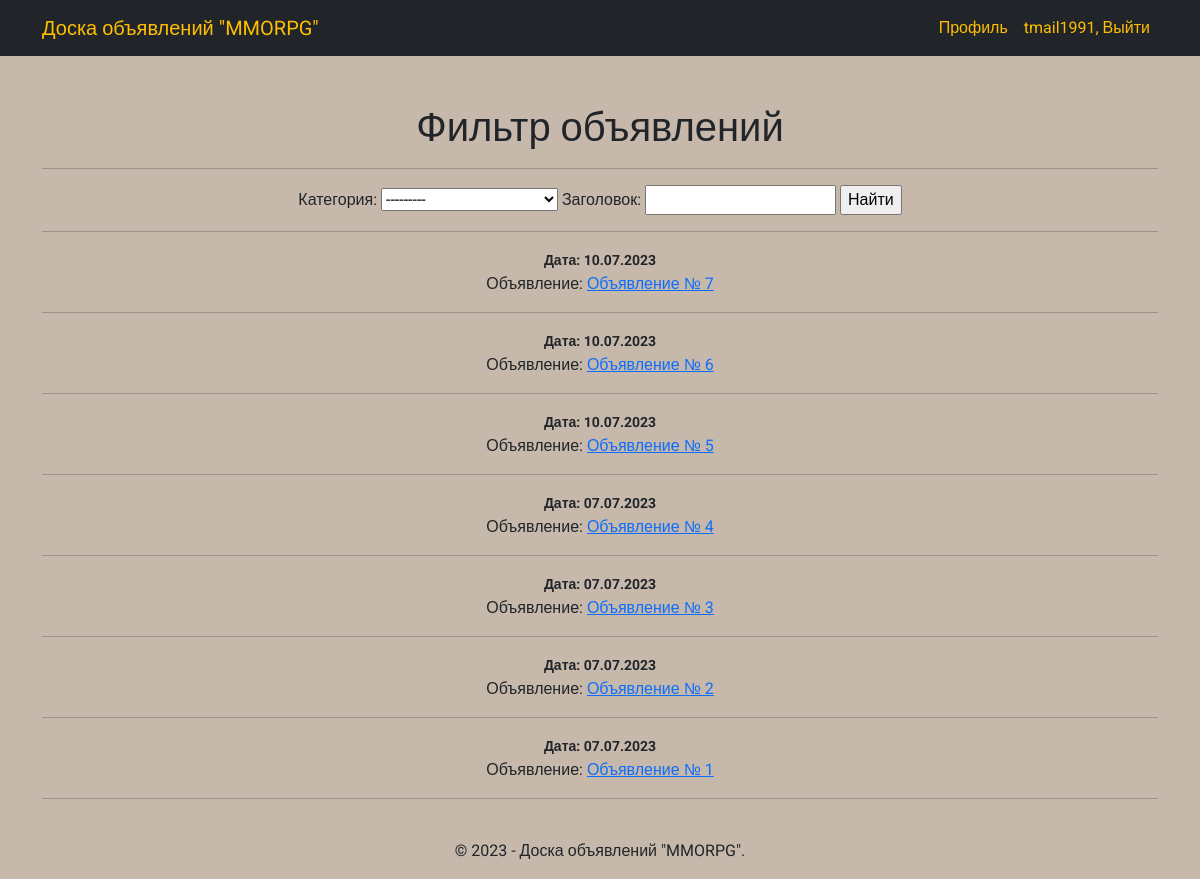
The page /filter/ (signed in) on the database as committed earlier.
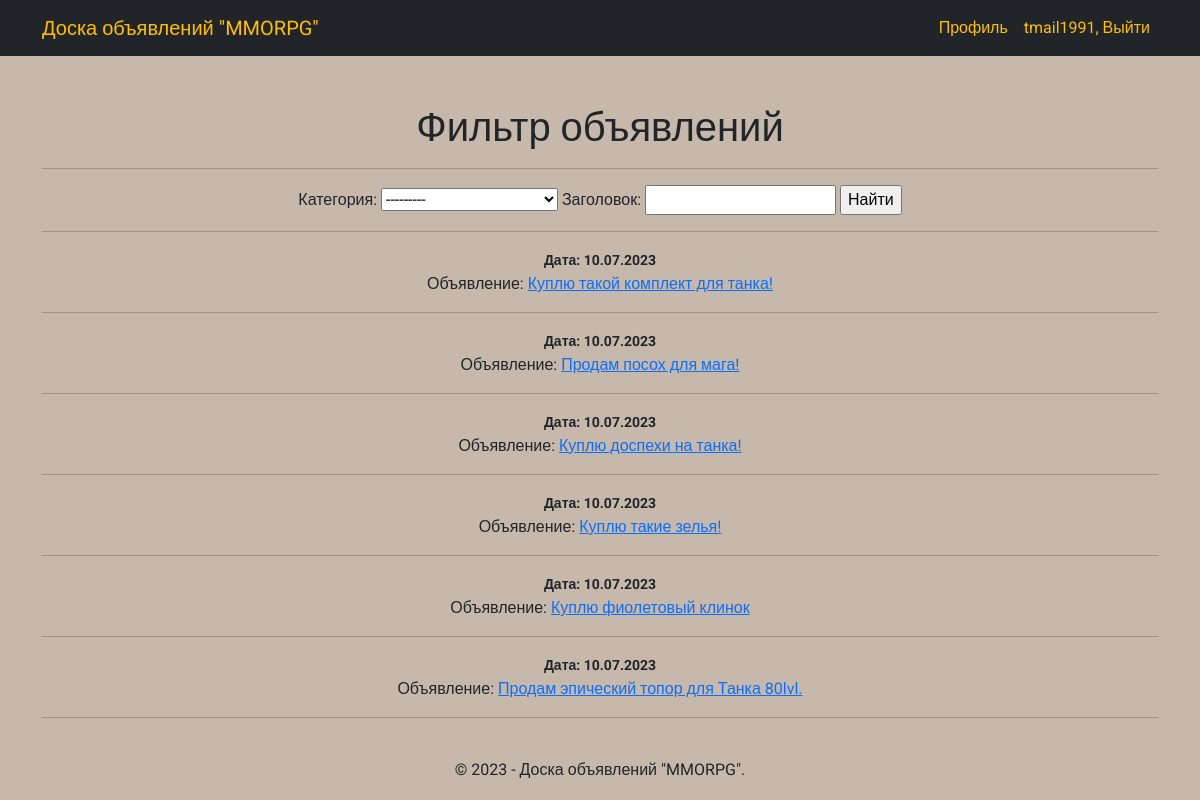
The same page on the database as committed later.
### mmorpg/models.py (models this page shows, shortened)
class Post(models.Model):
    author_post = models.ForeignKey(User, on_delete=models.CASCADE, verbose_name='Автор')
    title_post = models.CharField(max_length=255, verbose_name='Заголовок')
    text_post = RichTextUploadingField(verbose_name='Контент')
    category_post = models.ForeignKey(Category, on_delete=models.CASCADE, verbose_name='Категория')
    date_post = models.DateTimeField(auto_now_add=True, verbose_name='Дата')
    class Meta:
        verbose_name = 'Объявление'
        verbose_name_plural = 'Объявления'
    def get_absolute_url(self):
        return reverse('post_detail', args=[str(self.pk)])

### mmorpg/views.py (the view)
# urls.py: path('filter/', Search.as_view(), name='filter'),
class Search(FilterView):
    model = Post
    ordering = '-date_post'
    template_name = 'filter.html'
    context_object_name = 'search'
    filterset_class = SearchFilter
    def get_queryset(self):
        queryset = super().get_queryset().filter(author_post=self.request.user)
        return queryset
    def get_context_data(self, *, object_list=None, **kwargs):
        context = super().get_context_data(**kwargs)
        context['filterset'] = self.filterset
        return context

### mmorpg/models.py (called while the page is built)
    def __str__(self):
        return f'{self.name}'

### templates/filter.html (shortened to what this page needs)
{% extends 'index.html' %}
    {% block content %}
    <h1>Фильтр объявлений</h1>
    <hr>
    <form action="" method="get">
       {{ filterset.form.as_table }}
       <input type="submit" value="Найти" />
   </form>
    <hr>
    {% for n in filterset.qs %}
        <small class="fw-bold">Дата: {{ n.date_post | date:"d.m.Y" }}</small>
    <p>Объявление: <a href="{{ n.get_absolute_url }}">{{ n.title_post }}</a></p>
    <hr>
    {% endfor %}
    {% endblock content %}

### templates/index.html (shortened to what this page needs)
{% load static %}
{% load custom_tags %}
<!DOCTYPE html>
<html lang="en" xmlns="http://www.w3.org/1999/html">
    <head>
        <link href="{% static 'mmorpg/css/style.css' %}" rel="stylesheet" />
    </head>
    <body>
        <nav class="navbar navbar-expand-lg navbar-dark bg-dark">
            <div class="container">
                <a class="navbar-brand" href="{% url 'posts' %}">Доска объявлений "MMORPG"</a>
                <div class="collapse navbar-collapse" id="navbarSupportedContent">
                    <ul class="navbar-nav ms-auto mb-2 mb-lg-0">
                        {% if user.is_authenticated %}
                            <li class="nav-item"><a class="nav-link active" aria-current="page" href="{% url 'profile' %}">Профиль</a></li>
                            <li class="nav-item"><a class="nav-link active" aria-current="page" href="{% url 'account_logout' %}">{{ user.username }}, Выйти</a></li>
                        {% else %}
                            <li class="nav-item"><a class="nav-link active" aria-current="page" href="{% url 'account_signup' %}">Регистрация</a></li>
                            <li class="nav-item"><a class="nav-link active" aria-current="page" href="{% url 'account_login' %}">Войти</a></li>
                        {% endif %}
                    </ul>
                </div>
            </div>
        </nav>
        <div class="container">
            <div class="text-center mt-5">
                {% block content %}{% endblock %}
                <br>
                <p>&copy; 2023 - Доска объявлений "MMORPG".</p>
            </div>
        </div>
    </body>
</html>

Rows that differ between the two databases and show on the page:
removed Post: date_post "10.07.2023", title_post "Объявление № 7"
removed Post: date_post "07.07.2023", title_post "Объявление № 4"
removed Post: date_post "07.07.2023", title_post "Объявление № 3"
removed Post: date_post "07.07.2023", title_post "Объявление № 2"
removed Post: date_post "07.07.2023", title_post "Объявление № 1"
changed Post: title_post "Объявление № 6" → "Куплю такой комплект для танка!"
changed Post: title_post "Объявление № 5" → "Продам посох для мага!"
added Post: date_post "10.07.2023", title_post "Куплю доспехи на танка!"
added Post: date_post "10.07.2023", title_post "Куплю такие зелья!"
added Post: date_post "10.07.2023", title_post "Куплю фиолетовый клинок"
added Post: date_post "10.07.2023", title_post "Продам эпический топор для Танка 80lvl."
